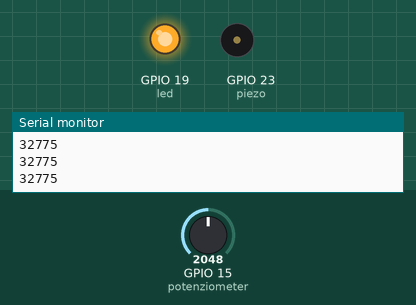
Recording of a sketch running on a simulated ESP32. Shown: output pins drawn as LEDs (lit = HIGH), buzzer (waves = sounding), the last lines printed to the serial monitor. Inputs (shaded band) come from the test bench; at power-on: GPIO 15 (potenziometer) = 2048.

Above: at 1.25 s.
1.3 s: GPIO 15 (potenziometer) set to 0
At 2.4 s:
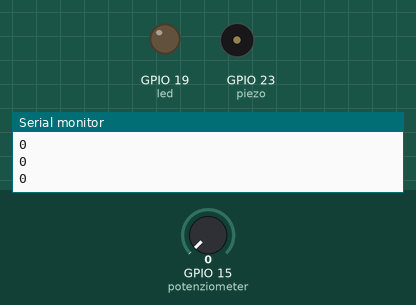
2.8 s: GPIO 15 (potenziometer) set to 491
At 2.95 s:
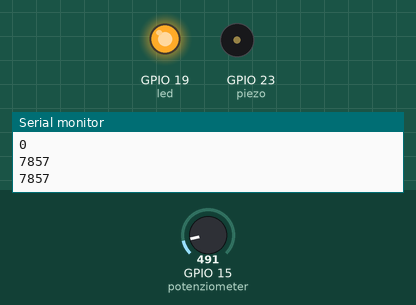
Timing chart, 0 to 5.8 s (numbered marks = the images above; inputs shaded):
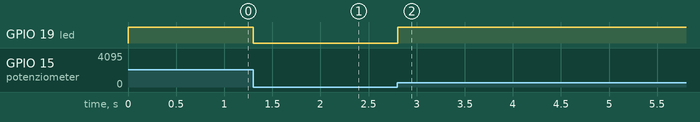

The sketch:

piezo_led_potenziometer.ino
```cpp
#include <Arduino.h>

short int led=19, piezo=23, potenziometer=15;

void setup() {
  Serial.begin(250000);
  pinMode(led, OUTPUT);
  //pinMode(piezo, OUTPUT);
}

void loop() {
  int value = analogRead(potenziometer); //leggi valore del potenziometro

  //ora si calcola il segnale digitale
  int convertedVal = map(value, 0, 4095, 0, 65535);
  Serial.println(convertedVal);

  //ora si scrivono i valori al led e al piezo
  analogWrite(led, convertedVal);
  tone(piezo, convertedVal, 1);

  //fai riposare un pochino la scheda
  delay(100);
}
```

Measured:
- after the input at 1.3 s, GPIO 19 (led): HIGH → LOW at once
- after the input at 2.8 s, GPIO 19 (led): LOW → HIGH at once
